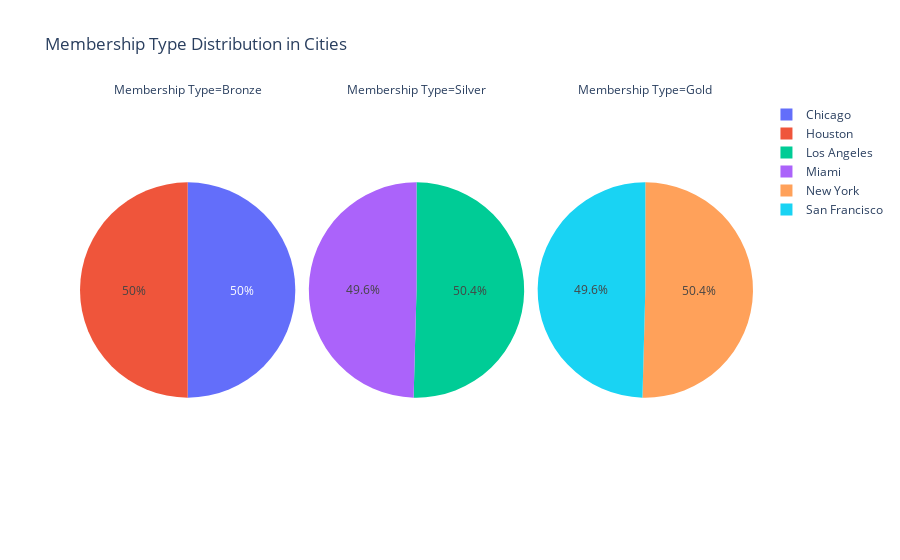

Notebook code cell kept with this figure:
### Code cell
# Pie chart: Distribution of membership types in various cities
pie_chart = px.pie(test, names='City', values='Customer ID', title='Membership Type Distribution in Cities', facet_col='Membership Type')
pie_chart.show()

### Figure 1 — Plotly figure (JSON) as saved in the notebook; plotly's stock layout.template omitted (floating-point values rounded to 4 significant figures)
{"data": [{"domain": {"x": [0, 0.32], "y": [0, 1]}, "hovertemplate": "Membership Type=Bronze<br>City=%{label}<br>Customer ID=%{value}<extra></extra>", "labels": ["Chicago", "Houston"], "legendgroup": "", "name": "", "showlegend": true, "type": "pie", "values": [58, 58]}, {"domain": {"x": [0.34, 0.66], "y": [0, 1]}, "hovertemplate": "Membership Type=Silver<br>City=%{label}<br>Customer ID=%{value}<extra></extra>", "labels": ["Los Angeles", "Miami"], "legendgroup": "", "name": "", "showlegend": true, "type": "pie", "values": [59, 58]}, {"domain": {"x": [0.68, 1.0], "y": [0, 1]}, "hovertemplate": "Membership Type=Gold<br>City=%{label}<br>Customer ID=%{value}<extra></extra>", "labels": ["New York", "San Francisco"], "legendgroup": "", "name": "", "showlegend": true, "type": "pie", "values": [59, 58]}], "layout": {"annotations": [{"font": {}, "showarrow": false, "text": "Membership Type=Bronze", "x": 0.16, "xanchor": "center", "xref": "paper", "y": 1, "yanchor": "bottom", "yref": "paper"}, {"font": {}, "showarrow": false, "text": "Membership Type=Silver", "x": 0.5, "xanchor": "center", "xref": "paper", "y": 1, "yanchor": "bottom", "yref": "paper"}, {"font": {}, "showarrow": false, "text": "Membership Type=Gold", "x": 0.84, "xanchor": "center", "xref": "paper", "y": 1, "yanchor": "bottom", "yref": "paper"}], "legend": {"tracegroupgap": 0}, "title": {"text": "Membership Type Distribution in Cities"}}}
